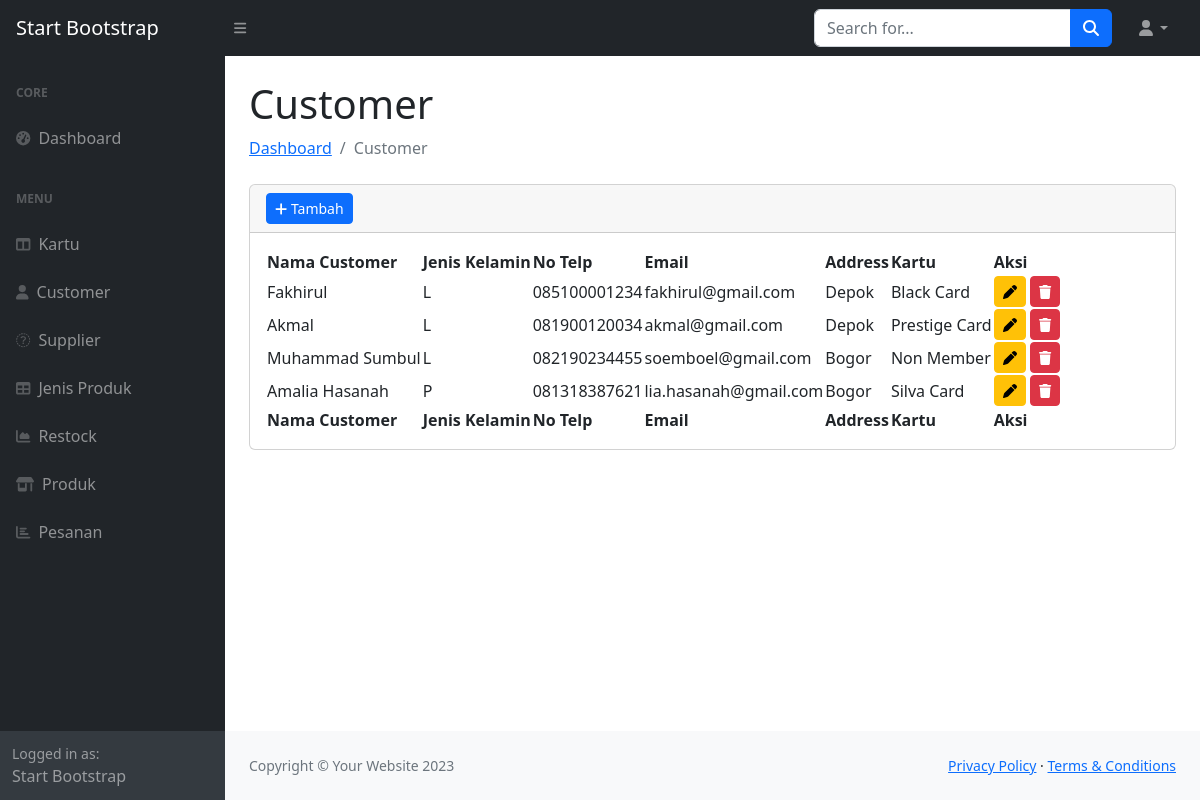
Screenshot of /admin/customer.php with the database file from the repository.
### tables this page shows
CREATE TABLE `customer` (
  `id` int(11) NOT NULL,
  `name` varchar(45) DEFAULT NULL,
  `gender` enum('L','P') DEFAULT NULL,
  `phone` varchar(45) DEFAULT NULL,
  `email` varchar(45) DEFAULT NULL,
  `address` longtext DEFAULT NULL,
  `card_id` int(11) NOT NULL
);

CREATE TABLE `card` (
  `id` int(11) NOT NULL,
  `code` varchar(45) DEFAULT NULL,
  `name` varchar(45) DEFAULT NULL,
  `discount` float DEFAULT NULL,
  `member_fee` int(11) DEFAULT NULL
);

### admin/customer.php (the view, shortened to what this page needs)
<?php
require_once 'layouts/header.php';
require_once 'layouts/navbar.php';
?>
<main>
    <div class="container-fluid px-4">
        <h1 class="mt-4">Customer</h1>
        <ol class="breadcrumb mb-4">
            <li class="breadcrumb-item"><a href="index.php">Dashboard</a></li>
            <li class="breadcrumb-item active">Customer</li>
        </ol>
        <div class="card mb-4">
            <div class="card-header">
                <button type="button" class="btn btn-primary btn-sm" data-toggle="modal" data-target="#modalSaya">
                    <i class="fas fa-plus"></i> Tambah
                </button>
            </div>
            <div class="card-body">
                <table id="datatablesSimple">
                    <thead>
                        <tr>
                            <th>Nama Customer</th>
                            <th>Jenis Kelamin</th>
                            <th>No Telp</th>
                            <th>Email</th>
                            <th>Address</th>
                            <th>Kartu</th>
                            <th>Aksi</th>
                        </tr>
                    </thead>
                    <tfoot>
                        <tr>
                            <th>Nama Customer</th>
                            <th>Jenis Kelamin</th>
                            <th>No Telp</th>
                            <th>Email</th>
                            <th>Address</th>
                            <th>Kartu</th>
                            <th>Aksi</th>
                        </tr>
                    </tfoot>
                    <tbody>
                        <?php
                        $sql = "SELECT `customer`.*, `card`.name AS card FROM `customer` INNER JOIN `card` ON `customer`.`card_id` = `card`.`id`";
                        $query = $dbh->prepare($sql);
                        $query->execute();
                        $result = $query->fetchAll();
                        if ($query->rowCount() > 0) {
                            foreach ($result as $row) { ?>
                                <tr>
                                    <td><?= $row['name'] ?></td>
                                    <td><?= $row['gender'] ?></td>
                                    <td><?= $row['phone'] ?></td>
                                    <td><?= $row['email'] ?></td>
                                    <td><?= $row['address'] ?></td>
                                    <td><?= $row['card'] ?></td>
                                    <td>
                                        <a href="customer_edit.php?id=<?= $row['id'] ?>" class="btn btn-warning btn-sm"><i class="fas fa-pen"></i></a>
                                        <a href="?delete=<?= $row['id'] ?>" class="btn btn-danger btn-sm"><i class="fas fa-trash"></i></a>
                                    </td>
                                </tr>
                        <?php }
                        } else {
                            echo "
                            <tr>
                                <td colspan='7'>Tidak ada data</td>
                            </tr>
                            ";
                        }
                        ?>
                    </tbody>
                </table>
            </div>
        </div>
    </div>
</main>
<?php require_once 'layouts/footer.php' ?>

### rows the page displays
customer: name "Fakhirul", gender "L", phone "085100001234", email "fakhirul@gmail.com", address "Depok", card.name "Black Card"
customer: name "Akmal", gender "L", phone "081900120034", email "akmal@gmail.com", address "Depok", card.name "Prestige Card"
customer: name "Muhammad Sumbul", gender "L", phone "082190234455", email "soemboel@gmail.com", address "Bogor", card.name "Non Member"
customer: name "Amalia Hasanah", gender "P", phone "081318387621", email "lia.hasanah@gmail.com", address "Bogor", card.name "Silva Card"
